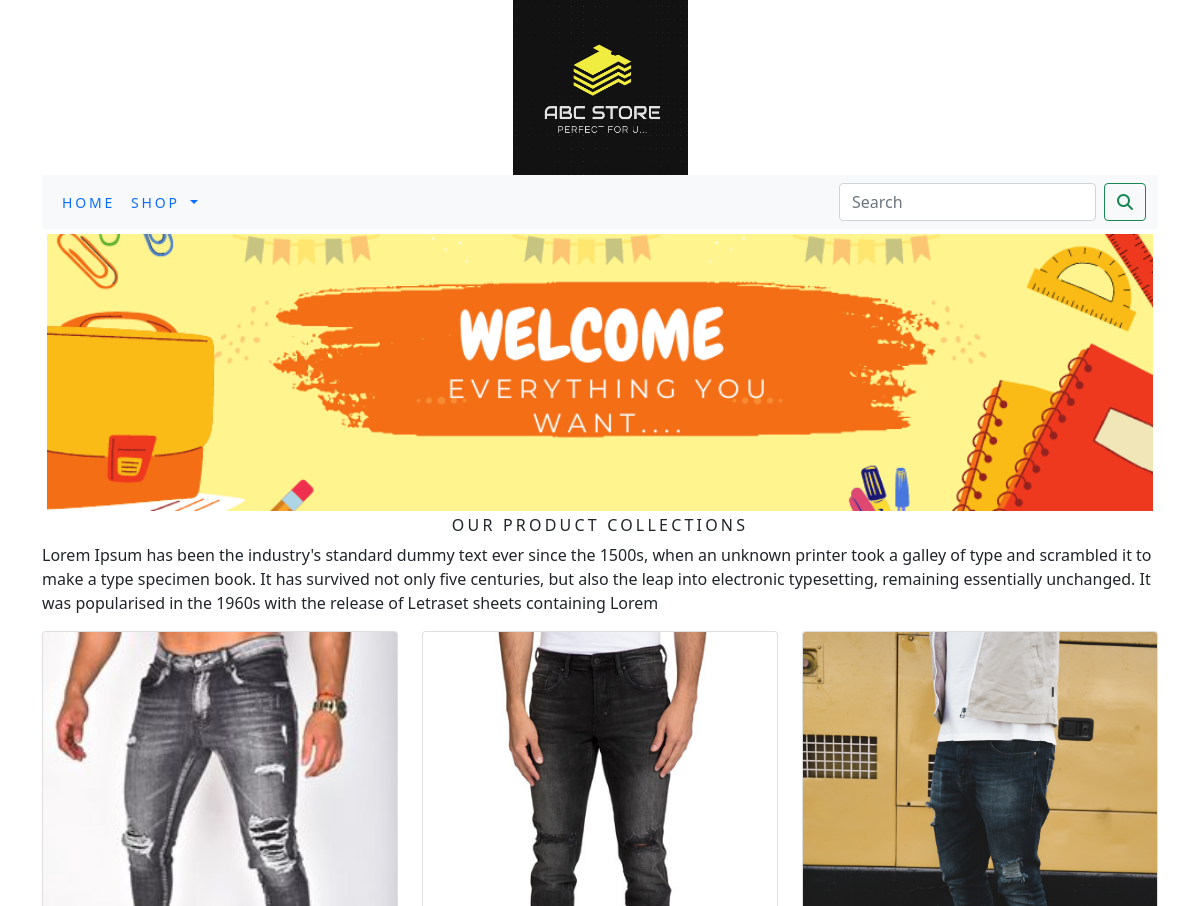
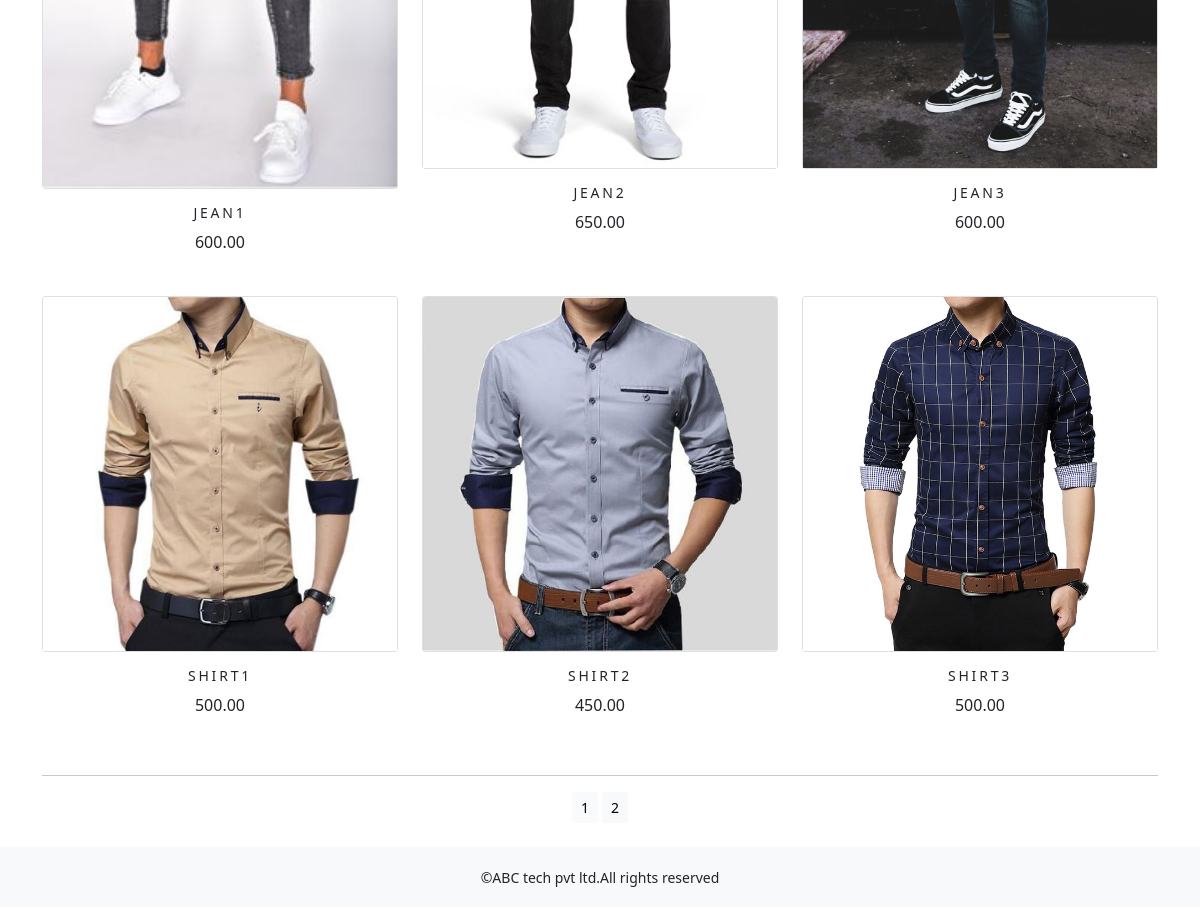
The app's page /shop/ with its own data (2 pictures, top to bottom).
### shop/models.py (models this page shows, shortened)
class Product(models.Model):
    name=models.CharField(max_length=250,unique=True)
    slug=models.SlugField(max_length=250,unique=True)
    description=models.TextField(blank=True)
    price=models.DecimalField(max_digits=10,decimal_places=2)
    category=models.ForeignKey(Category,on_delete=models.CASCADE)
    image = models.ImageField(upload_to='product',blank=True)
    stock=models.IntegerField()
    available=models.BooleanField(default=True)
    created=models.DateTimeField(auto_now_add=True)
    updated=models.DateTimeField(auto_now=True)
    def get_url(self):
        return reverse("shop:prodCatdetail",args=[self.category.slug,self.slug])
    class Meta:
        ordering =('name',)
        verbose_name = 'product'
        verbose_name_plural = 'products'

### shop/views.py (the view)
# urls.py: path('',views.allProdCat,name='allProdCat'),
def allProdCat(request, c_slug=None):
    c_page=None
    products_list=None
    if c_slug!=None:
        c_page=get_object_or_404(Category,slug=c_slug)
        products_list=Product.objects.all().filter(category=c_page,available=True)
    else:
        products_list=Product.objects.all().filter(available=True)
    paginator=Paginator(products_list,6)
    try:
        page = int(request.GET.get('page','1'))
    except:
        page=1
    try:
        products=paginator.page(page)
    except (InvalidPage,EmptyPage):
        products=paginator.page(paginator.num_pages)
    return render(request,"category.html",{'category':c_page,'products':products})

### cart/context_processors.py (called while the page is built)
def counter(request):
    item_count=0
    if 'admin' in request.path:
        return {}
    else:
        try:
            cart=Cart.objects.filter(cart_id=_cart_id(request))
            cart_items=CartItem.objects.all().filter(cart=cart[:1])
            for cart_item in cart_items:
                item_count += cart_item.quantity
        except Cart.DoesNotExist:
            item_count=0
    return dict(item_count=item_count)

### cart/views.py (called while the page is built)
def _cart_id(request):
    cart=request.session.session_key
    if not cart:
        cart=request.session.create()
    return cart

### shop/context_processors.py (called while the page is built)
def menu_links(request):
    links=Category.objects.all()
    return dict(links=links)

### shop/models.py (called while the page is built)
    def get_url(self):
        return reverse('shop:products_by_category',args=[self.slug])

### templates/category.html (shortened to what this page needs)
{% extends 'base.html' %}
{% load static %}
{% block content %}
<div class="mx_auto">
{% if category %}
<div>
<img class="my_image" src="{{category.image.url}}"  alt="{{category.name}}">
</div>
<br>
<div>
    <h1 class="text-center my_title">{{category.name}}</h1>
    <p class="text-justify">{{category.description}}</p>
</div>
<div>
    {% else %}
    <div>
        <img class="my_image my_image_padding" src="{% static 'img/banner.png'%}" width="100%" height="300px" alt="our products">
        <br>
        <h1 class="text-center my_title">our product collections</h1>
        <p class="text_justify">Lorem Ipsum has been the industry's standard dummy text ever since the 1500s, when an unknown printer took a galley of type and scrambled it to make a type specimen book. It has survived not only five centuries, but also the leap into electronic typesetting, remaining essentially unchanged. It was popularised in the 1960s with the release of Letraset sheets containing Lorem</p>
    </div>
    {% endif %}
</div>
</div>
<div class="container">
<div class="row mx_auto">
    {% for product in products.object_list %}
    <div class="my_bottom_margin col-9 col-sm-12 col-md-4  col-lg-4">
        <div class="card text-center" style="min-width:18rem;">
       <a href="{{product.get_url}}"><img class="card-img-top my_image" src="{{product.image.url}}" height="200" width="300" alt="{{product.name}}"></a>
   </div>
    <div class="card-body">
        <h4 class="text-center">{{product.name}}</h4>
        <p class="text-center">{{product.price}}</p>
    </div>
           </div>
    {% endfor %}
</div>
    <div class="mx-auto">
        {% if products.paginator.num_pages > 1 %}
        <hr>
        <div class="text-center">
            {% for pg in products.paginator.page_range %}
                <a href="?page={{pg}}" class="btn btn-light btn-sm {%if products.number == pg %}active{% endif %}">{{pg}}</a>
            {% endfor %}
        </div>
        {% endif %}
    </div>
    <br>
</div>
{% endblock %}}

### templates/base.html (shortened to what this page needs)
{% load static %}
<!DOCTYPE html>
<html lang="en">
<head>
    <link rel="stylesheet" href="{% static 'css/custom.css'%}">
    <link href="{% static 'css/bootstrap.min.css'%}" rel="stylesheet">
</head>
<body>
<div class="container">
    {% include 'header.html' %}
    {% include 'navbar.html' %}
    {% block content %}
    {% endblock %}
    {% include 'footer.html' %}
</body>
</html>

### templates/header.html
{% load static %}
<header>
    <center>
        <a href="{% url 'shop:allProdCat' %}"><img src="{% static 'img/logo1.png' %}" height="175px" width="175" alt="logoimage">
        </a>
    </center>
</header>

### templates/navbar.html (shortened to what this page needs)
<nav class="navbar navbar-expand-lg bg-light">
  <div class="container-fluid">
    <div class="collapse navbar-collapse" id="navbarSupportedContent">
      <ul class="navbar-nav me-auto mb-2 mb-lg-0">
        <li class="nav-item">
          <a class="nav-link" href="#">Home</a>
        </li>
        <li class="nav-item dropdown {% if 'shop' in request.path %} active {% endif %}" >
          <a class="nav-link dropdown-toggle" href="#" role="button" data-bs-toggle="dropdown" aria-expanded="false">
            Shop
          </a>
        </li>
      </ul>
      <form class="d-flex" role="search" action="{% url 'search_app:search_result' %}" method="get">
        <input class="form-control me-2" type="search" placeholder="Search" name="q" aria-label="Search">
        <button class="btn btn-outline-success" type="submit"><i class="fa fa-search"></i></button>
      </form>
    </div>
  </div>
</nav>

### templates/footer.html
<div class="footer navbar-bottom-fixed my_footer" style="text-align:center;">
    <p class="text-center">
        &copy;ABC tech pvt ltd.All rights reserved
    </p>
</div>

### static/css/custom.css (style rules this page uses)
body { font-family: 'Roboto', sans-serif; }
.nav-item { letter-spacing:.2em; font-size:14px; text-transform:uppercase; }
.my_footer { background-color:#f8f9fa; height:60px; }
.my_footer p { padding-top:20px; font-size:14px; }
.my_image { width:100%; height:auto; }
.my_title { font-size:16px; letter-spacing:.2em; text-transform:uppercase; }
.my_image_padding { padding:5px; }
.my_bottom_margin { margin-bottom:10px; }
.card-body h4 { font-size:14px; letter-spacing:.2em; text-transform:uppercase; }

### records on screen
Product: image (picture), name "JEAN1", price "600.00"
Product: image (picture), name "JEAN2", price "650.00"
Product: image (picture), name "JEAN3", price "600.00"
Product: image (picture), name "SHIRT1", price "500.00"
Product: image (picture), name "SHIRT2", price "450.00"
Product: image (picture), name "SHIRT3", price "500.00"

### other values on screen
{{ pg }} "1" "2"
